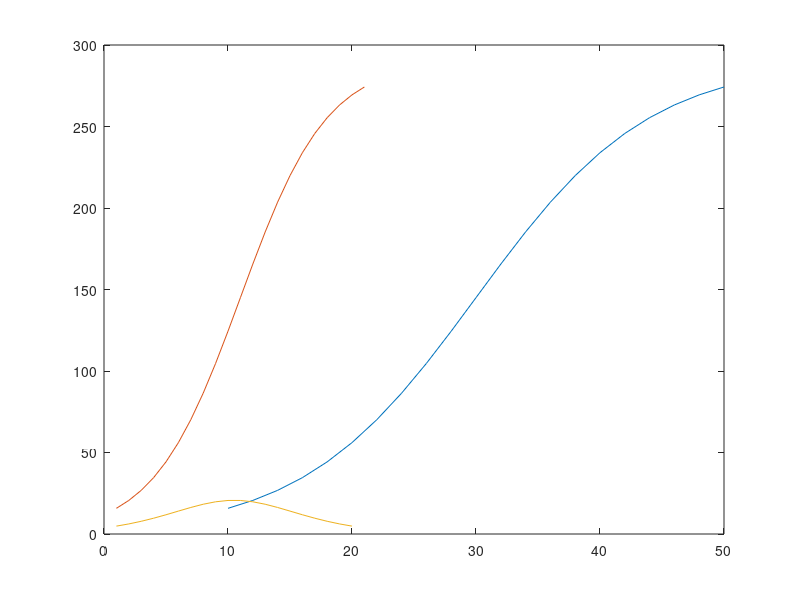
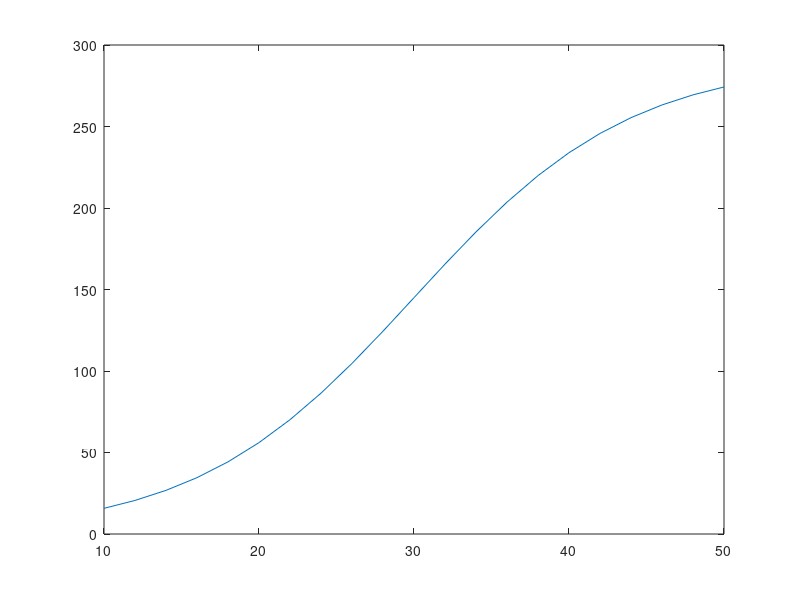

MATLAB code for these plots, in order:
clear;
R=[10  12  14  16  18  20  22  24  26  28  30  32  34  36  38  40  42  44  46  48  50]
Q=[15.75085      20.59001      26.77078      34.56885      44.25651       56.0632      70.12089      86.40162      104.6631      124.4255           145      165.5745      185.3369      203.5984      219.8791      233.9368      245.7435      255.4312      263.2292        269.41      274.2492]
TVC=100*R;
TFC=1000*ones(size(TVC));
TC  = TVC + TFC;
figure
plot(R, Q)
hold on;
plot(Q)
plot(diff(Q))
figure
plot(R, Q)
hold on;
